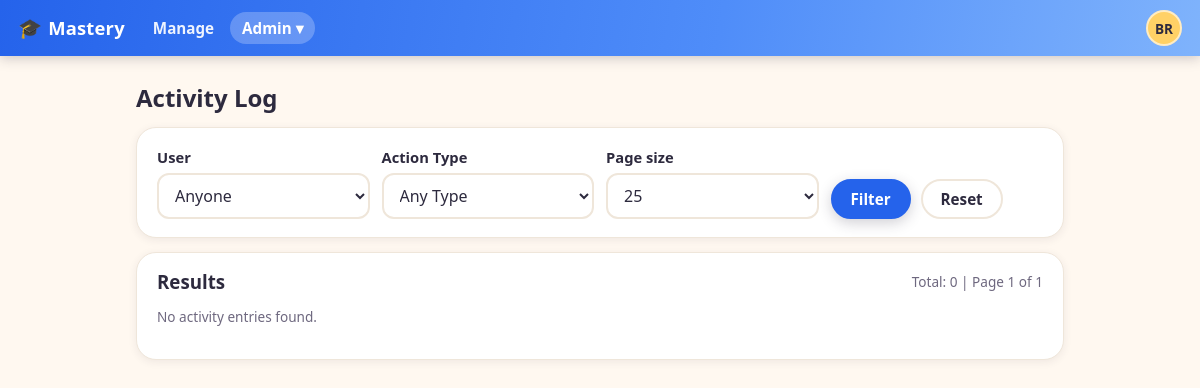
/admin/activity_log.php (signed in), run on the app's committed database.
### tables this page shows
CREATE TABLE settings (
  id INT AUTO_INCREMENT PRIMARY KEY,
  key_name VARCHAR(191) NOT NULL UNIQUE,
  value LONGTEXT NULL,
  updated_at DATETIME NOT NULL DEFAULT CURRENT_TIMESTAMP ON UPDATE CURRENT_TIMESTAMP
);

CREATE TABLE users (
  id INT AUTO_INCREMENT PRIMARY KEY,
  first_name VARCHAR(100) NOT NULL,
  last_name VARCHAR(100) NOT NULL,
  email VARCHAR(255) DEFAULT NULL UNIQUE,
  password_hash VARCHAR(255) NOT NULL DEFAULT '',
  is_admin TINYINT(1) NOT NULL DEFAULT 0 COMMENT 'App administrator',
  email_verify_token VARCHAR(64) DEFAULT NULL,
  email_verified_at DATETIME DEFAULT NULL,
  password_reset_token_hash CHAR(64) DEFAULT NULL,
  password_reset_expires_at DATETIME DEFAULT NULL,
  created_at DATETIME NOT NULL DEFAULT CURRENT_TIMESTAMP
);

### partials.php (called while the page is built, shortened)
<?php
require_once __DIR__ . '/config.php';
require_once __DIR__ . '/settings.php';
require_once __DIR__ . '/lib/ApplicationUI.php';
function h($s) {
    return htmlspecialchars($s ?? '', ENT_QUOTES, 'UTF-8');
}
function header_html(string $title): void {
    ApplicationUI::headerHtml($title);
}
function footer_html(): void {
    ApplicationUI::footerHtml();
}

### config.php (called while the page is built, shortened)
<?php
function pdo(): PDO {
    static $pdo = null;
    if ($pdo === null) {
        $dsn = 'mysql:host=' . DB_HOST . ';dbname=' . DB_NAME . ';charset=utf8mb4';
        $options = [
            PDO::ATTR_ERRMODE => PDO::ERRMODE_EXCEPTION,
            PDO::ATTR_DEFAULT_FETCH_MODE => PDO::FETCH_ASSOC,
            PDO::ATTR_EMULATE_PREPARES => false,
        ];
        $pdo = new PDO($dsn, DB_USER, DB_PASS, $options);
    }
    return $pdo;
}
function current_user(): ?array {
    require_once __DIR__ . '/lib/UserManagement.php';
    if (!empty($_SESSION['uid'])) {
        static $user = null;
        if ($user === null) {
            $user = UserManagement::findById((int)$_SESSION['uid']) ?: false;
        }
        return $user ?: null;
    }
    return null;
}
function require_admin(): void {
    $user = current_user();
}

### lib/UserManagement.php (called while the page is built, shortened)
<?php
require_once __DIR__ . '/../config.php';
require_once __DIR__ . '/../settings.php';
require_once __DIR__ . '/ActivityLog.php';
class UserManagement {
    private static function pdo(): PDO {
        return pdo();
    }
    public static function findById(int $id): ?array {
        $st = self::pdo()->prepare('SELECT * FROM users WHERE id=? LIMIT 1');
        $st->execute([$id]);
        $row = $st->fetch();
        return $row ?: null;
    }
}

### settings.php (called while the page is built, shortened)
<?php
require_once __DIR__ . '/config.php';
class Settings {
    private static function pdo(): PDO {
        return pdo();
    }
    public static function get(string $key, string $default = ''): string {
        $st = self::pdo()->prepare('SELECT value FROM settings WHERE key_name = ? LIMIT 1');
        $st->execute([$key]);
        $row = $st->fetch();
        return $row ? (string)$row['value'] : $default;
    }
    public static function siteTitle(): string {
        return self::get('site_title', APP_NAME);
    }
}

### lib/ActivityLog.php (called while the page is built, shortened)
<?php
require_once __DIR__ . '/../config.php';
final class ActivityLog {
  private static function pdo(): \PDO {
    return pdo();
  }
  public static function count(array $filters = []): int {
    $params = [];
    $sql = 'SELECT COUNT(*) AS c FROM activity_log';
    $st = self::pdo()->prepare($sql);
    $st->execute();
    $row = $st->fetch();
    return (int)($row['c'] ?? 0);
  }
}

### admin/activity_log.php (the view, shortened to what this page needs)
<?php
require_once __DIR__ . '/../partials.php';
require_once __DIR__ . '/../lib/ActivityLog.php';
require_once __DIR__ . '/../lib/UserManagement.php';
require_admin();
function int_param(string $key, int $default = 0): int {
  $v = $_GET[$key] ?? null;
  if ($v === null) return $default;
  return (int)$v;
}
$limitOptions = [10, 25, 50, 100];
$qLimit = int_param('limit', 25);
$qPage = max(1, int_param('page', 1));
$filters = [];
$total = ActivityLog::count($filters);
$totalPages = max(1, (int)ceil($total / $qLimit));
$offset = ($qPage - 1) * $qLimit;
$rows = ActivityLog::list($filters, $qLimit, $offset);
header_html('Activity Log');
?>
<h2>Activity Log</h2>
<div class="card">
  <form method="get" class="grid filter-grid">
    <label>User
      <select name="user_id">
        <option value="">Anyone</option>
      </select>
    </label>
    <label>Action Type
      <select name="action_type">
        <option value="">Any Type</option>
      </select>
    </label>
    <label>Page size
      <select name="limit">
        <?php foreach ($limitOptions as $opt): $sel = ($qLimit === $opt) ? ' selected' : ''; ?>
          <option value="<?= (int)$opt ?>"<?= $sel ?>><?= (int)$opt ?></option>
        <?php endforeach; ?>
      </select>
    </label>
    <div class="actions">
      <button class="button primary" type="submit">Filter</button>
      <a class="button" href="/admin/activity_log.php">Reset</a>
    </div>
  </form>
</div>
<div class="card">
  <div class="page-head">
    <h3>Results</h3>
    <div class="small">Total: <?= (int)$total ?> | Page <?= (int)$qPage ?> of <?= (int)$totalPages ?></div>
  </div>
  <?php if (empty($rows)): ?>
    <p class="small">No activity entries found.</p>
  <?php endif; ?>
</div>
<?php footer_html(); ?>

### lib/ApplicationUI.php (shortened to what this page needs)
<?php
require_once __DIR__ . '/../config.php';
require_once __DIR__ . '/../settings.php';
class ApplicationUI {
    public static function staticResourceUrl(string $path): string {
        $filePath = __DIR__ . '/../' . ltrim($path, '/');
        $version = @filemtime($filePath);
        return $path . '?v=' . $version;
    }
    public static function cssLink(string $path): string {
        $url = self::staticResourceUrl($path);
        return '<link rel="stylesheet" href="' . htmlspecialchars($url, ENT_QUOTES, 'UTF-8') . '">';
    }
    public static function jsScript(string $path): string {
        $url = self::staticResourceUrl($path);
        return '<script src="' . htmlspecialchars($url, ENT_QUOTES, 'UTF-8') . '"></script>';
    }
    public static function headerHtml(string $title): void {
        $u = current_user();
        $script = $_SERVER['SCRIPT_NAME'] ?? '';
        $siteTitle = Settings::siteTitle();
        echo '<!doctype html><html><head><meta charset="utf-8"><meta name="viewport" content="width=device-width,initial-scale=1">';
        echo self::cssLink('/styles.css');
        echo '</head><body>';
        if ($u) {
            $navItems = [
                ['path' => '/manage/', 'label' => 'Manage', 'prefixes' => ['/manage/']],
            ];
            echo '<header class="topbar">';
            echo '<a class="brand" href="/manage/"><span class="brand-mark" aria-hidden="true">&#127891;</span> ' . h($siteTitle) . '</a>';
            echo '<nav class="topnav">';
            foreach ($navItems as $item) {
                $active = false;
                echo '<a href="' . h($item['path']) . '"' . ($active ? ' class="active"' : '') . '>' . h($item['label']) . '</a>';
            }
            if (!empty($u['is_admin'])) {
                $inAdmin = strpos($script, '/admin/') === 0;
                $adminItems = [
                    ['path' => '/admin/users.php', 'label' => 'Users'],
                    ['path' => '/admin/sites.php', 'label' => 'Sites'],
                    ['path' => '/admin/settings.php', 'label' => 'Settings'],
                    ['path' => '/admin/video_storage.php', 'label' => 'Video Storage'],
                    ['path' => '/admin/migrations.php', 'label' => 'Migrations'],
                    ['path' => '/admin/activity_log.php', 'label' => 'Activity Log'],
                    ['path' => '/admin/email_log.php', 'label' => 'Email Log'],
                ];
                $adminLinks = '';
                foreach ($adminItems as $item) {
                    $active = $inAdmin && basename(parse_url($item['path'], PHP_URL_PATH)) === basename($script);
                    $adminLinks .= '<a href="' . h($item['path']) . '" role="menuitem"' . ($active ? ' class="active"' : '') . '>' . h($item['label']) . '</a>';
                }
                echo '<span class="menu-wrap">'
                   . '<button type="button" id="adminToggle" class="topnav-toggle' . ($inAdmin ? ' active' : '') . '" aria-expanded="false" aria-controls="adminMenu">Admin &#9662;</button>'
                   . '<span id="adminMenu" class="popup-menu hidden" role="menu" aria-hidden="true">' . $adminLinks . '</span>'
                   . '</span>';
            }
            echo '</nav>';
            echo '<div class="topbar-right">';
            $initials = strtoupper((string)substr((string)($u['first_name'] ?? ''), 0, 1) . (string)substr((string)($u['last_name'] ?? ''), 0, 1));
            $name = trim((string)($u['first_name'] ?? '') . ' ' . (string)($u['last_name'] ?? ''));
            echo '<span class="menu-wrap">'
               . '<button type="button" id="profileToggle" class="avatar" aria-expanded="false" aria-controls="profileMenu" title="' . h($name) . '" aria-label="Account menu for ' . h($name) . '">' . h($initials) . '</button>'
               . '<span id="profileMenu" class="popup-menu popup-menu-right hidden" role="menu" aria-hidden="true">'
               .   '<a href="/profile/change_password.php" role="menuitem">Change Password</a>'
               .   '<a href="/logout.php" role="menuitem">Logout</a>'
               . '</span>'
               . '</span>';
            echo '</div>';
            echo '</header>';
            echo '<div class="content"><main>';
        } else {
            echo '<header class="topbar"><a class="brand" href="/login.php"><span class="brand-mark" aria-hidden="true">&#127891;</span> ' . h($siteTitle) . '</a></header>';
            echo '<div class="content"><main>';
        }
    }
    public static function footerHtml(): void {
        echo '</main></div>' . self::jsScript('/main.js') . '</body></html>';
    }
}

### styles.css (style rules this page uses)
:root { --color-bg: #FFF8F0; --color-surface: #FFFFFF; --color-ink: #2D2A3E; --color-ink-muted: #6E687F; --color-border: #EFE6DA; --color-primary: #2563EB; --color-primary-dark: #1D4ED8; --color-primary-light: #4F8DF9; --color-primary-lighter: #7FB3FC; --color-primary-soft: #DBEAFE; --color-accent: #FF6B6B; --color-accent-dark: #E85454; --color-success: #06D6A0; --color-success-dark: #05B888; --color-sunny: #FFD166; --color-sky: #4CC9F0; --radius: 12px; --radius-card: 20px; --shadow-card: 0 10px 30px rgba(37, 99, 235, .12); --shadow-soft: 0 2px 8px rgba(45, 42, 62, .08); --font-display: "Avenir Next", "Trebuchet MS", "Segoe UI", system-ui, -apple-system, Roboto, sans-serif; --font-mono: ui-monospace, SFMono-Regular, Menlo, Consolas, monospace; }
* { box-sizing: border-box; }
body { margin: 0; font-family: var(--font-display); background: var(--color-bg); color: var(--color-ink); line-height: 1.5; }
a { color: var(--color-primary); }
h1, h2, h3 { line-height: 1.2; }
h2 { margin: 0.4rem 0 0.8rem; }
.small { font-size: 0.85rem; color: var(--color-ink-muted); }
.topbar { display: flex; align-items: center; gap: 16px; padding: 10px 18px; background: linear-gradient(100deg, var(--color-primary) 0%, var(--color-primary-light) 60%, var(--color-primary-lighter) 100%); color: #fff; flex-wrap: wrap; position: sticky; top: 0; z-index: 20; box-shadow: 0 2px 12px rgba(45, 42, 62, .25); }
.brand { color: #fff; text-decoration: none; font-weight: 800; font-size: 1.15rem; letter-spacing: 0.2px; display: flex; align-items: center; gap: 6px; }
.brand-mark { font-size: 1.2rem; }
.topnav { display: flex; align-items: center; gap: 4px; flex-wrap: wrap; }
.topnav a, .topnav-toggle { color: rgba(255, 255, 255, 0.92); text-decoration: none; font-weight: 600; font-size: 0.95rem; padding: 6px 12px; border-radius: 999px; border: none; background: transparent; font-family: inherit; cursor: pointer; }
.topnav a.active, .topnav-toggle.active { background: rgba(255, 255, 255, 0.24); color: #fff; }
.topbar-right { margin-left: auto; display: flex; align-items: center; gap: 12px; }
.menu-wrap { position: relative; display: inline-block; }
.avatar { width: 36px; height: 36px; border-radius: 50%; border: 2px solid rgba(255, 255, 255, 0.6); background: var(--color-sunny); color: var(--color-ink); font-weight: 800; font-size: 0.85rem; cursor: pointer; display: inline-flex; align-items: center; justify-content: center; font-family: inherit; }
.content { max-width: 960px; margin: 0 auto; padding: 22px 16px 60px; }
.page-head { display: flex; align-items: center; justify-content: space-between; gap: 12px; flex-wrap: wrap; }
.page-head h2, .page-head h3 { margin: 0; }
.card { background: var(--color-surface); border-radius: var(--radius-card); border: 1px solid var(--color-border); box-shadow: var(--shadow-soft); padding: 18px 20px; margin: 14px 0; }
.card h3 { margin-top: 0; }
.grid { display: grid; gap: 12px; }
.filter-grid { grid-template-columns: repeat(auto-fit, minmax(200px, 1fr)); align-items: end; }
.grid label { display: flex; flex-direction: column; gap: 5px; font-weight: 600; font-size: 0.92rem; }
input[type="text"], input[type="email"], input[type="password"], input[type="number"], input[type="url"], textarea, select { font-family: inherit; font-size: 1rem; padding: 9px 12px; border: 2px solid var(--color-border); border-radius: var(--radius); background: #fff; color: var(--color-ink); font-weight: 400; max-width: 100%; }
.actions { display: flex; align-items: center; gap: 10px; flex-wrap: wrap; }
.button { display: inline-flex; align-items: center; justify-content: center; gap: 6px; font-family: inherit; font-size: 0.95rem; font-weight: 700; padding: 9px 18px; border-radius: 999px; border: 2px solid var(--color-border); background: var(--color-surface); color: var(--color-ink); cursor: pointer; text-decoration: none; transition: transform 80ms ease, box-shadow 80ms ease; line-height: 1.2; }
.button.primary { background: var(--color-primary); border-color: var(--color-primary); color: #fff; box-shadow: 0 4px 14px rgba(45, 42, 62, .22); }

### data on the page
settings: value "Mastery"
users: initials "BR", is_admin "1"

### other printed values
$item['label'] "Manage"
$total "0"
$totalPages "1"
form field limit "25"
